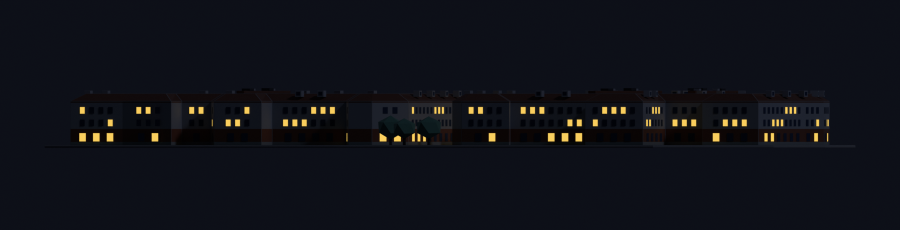
#> input picture artifacts/letterman-digital-arts-center/letterman-digital-arts-center-night-west.png, 1800 x 460 px, given in place of letterman-digital-arts-center-north.png, which was not available (shown at 1/2 size)
$ python make_contact_sheet.py
#> lines starting #> are read from the running program, lines starting #| are printed output that depends on the picture; pictures that were not available may be replaced by others from this repository, and a replacement may not be noted
"""Compose the six review renders into letterman-digital-arts-center-contact-sheet.png."""

from pathlib import Path

from PIL import Image, ImageDraw, ImageFont

HERE = Path(__file__).resolve().parent
PREFIX = "letterman-digital-arts-center"
BG = (237, 227, 209)
INK = (58, 52, 44)
VIEWS = ["north", "east", "south", "west", "top", "aerial"]
LABELS = {
    "west": "WEST",
    "north": "NORTH — O'REILLY AVE",
    "south": "SOUTH — LETTERMAN DR",
    "east": "EAST — LAGOON SIDE",
    "top": "TOP",
    "aerial": "AERIAL 3/4",
}
COLS = 3
PAD = 40
LABEL_H = 56
CELL_W = 560
FONT_CANDIDATES = [
    "/usr/share/fonts/truetype/dejavu/DejaVuSans-Bold.ttf",
    "/System/Library/Fonts/Supplemental/Arial Bold.ttf",
    "/System/Library/Fonts/Helvetica.ttc",
]


def load_font(size):
#> called with size = 28
    for path in FONT_CANDIDATES:
        if Path(path).exists():
            return ImageFont.truetype(path, size)
    return ImageFont.load_default()


def load(view):
#> called with view = 'north'
    img = Image.open(HERE / f"{PREFIX}-{view}.png").convert("RGB")
    h = round(img.height * CELL_W / img.width)
#> h = 143
    return img.resize((CELL_W, h), Image.LANCZOS)
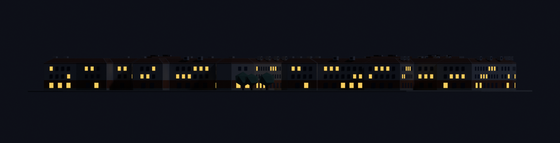
#> returned value: PIL image 560x143 RGB; mean R, G, B 15.8, 17.2, 23.6


def main():
    font = load_font(28)
    tiles = [load(v) for v in VIEWS]
#> call 2 of load, with view = 'east'
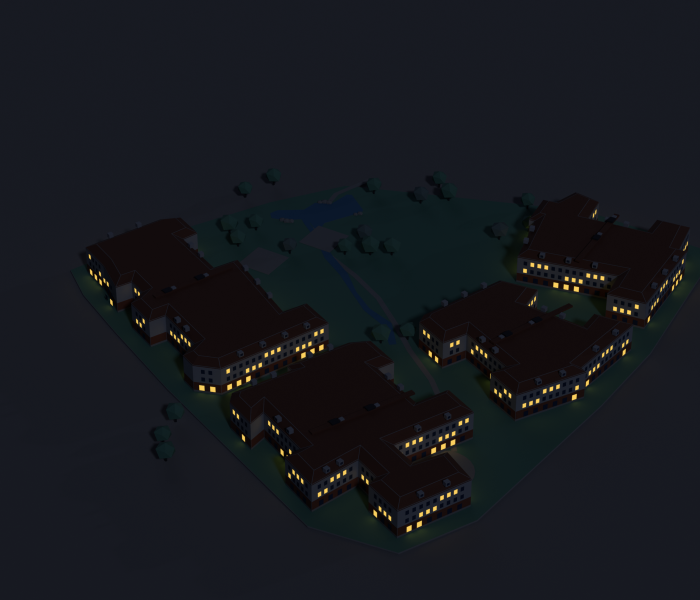
#> input picture artifacts/letterman-digital-arts-center/letterman-digital-arts-center-night.png, 1400 x 1200 px, given in place of letterman-digital-arts-center-east.png, which was not available (shown at 1/2 size)
#> in load (call 2), `return img.resize((CELL_W, h), Image.LANCZOS)`:
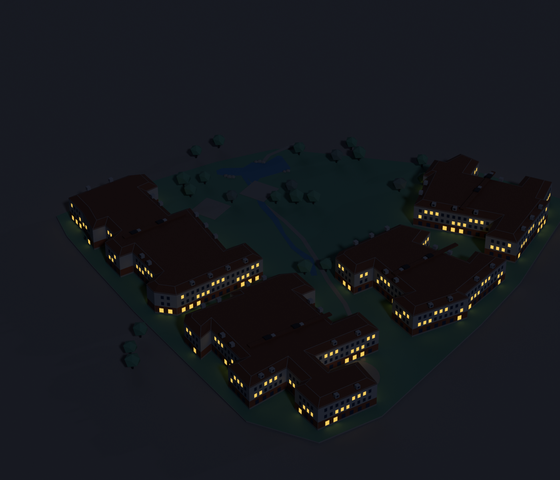
#> returned value: PIL image 560x480 RGB; mean R, G, B 22.3, 24.5, 29.4
    rows = [tiles[i : i + COLS] for i in range(0, len(tiles), COLS)]
    row_h = [LABEL_H + max(t.height for t in r) for r in rows]
    width = PAD + COLS * (CELL_W + PAD)
    height = PAD + sum(h + PAD for h in row_h)
    sheet = Image.new("RGB", (width, height), BG)
    draw = ImageDraw.Draw(sheet)

    y = PAD
    for ri, row in enumerate(rows):
        for ci, tile in enumerate(row):
            cx = PAD + ci * (CELL_W + PAD) + CELL_W // 2
            view = VIEWS[ri * COLS + ci]
            draw.text((cx, y + LABEL_H // 2), LABELS[view], font=font, fill=INK,
                      anchor="mm")
            sheet.paste(tile, (cx - tile.width // 2, y + LABEL_H))
        y += row_h[ri] + PAD

    out = HERE / f"{PREFIX}-contact-sheet.png"
    sheet.save(out)
    print(f"[contact-sheet] {out}")


if __name__ == "__main__":
#> (the run stopped early here; a loop or call above may not have finished)
